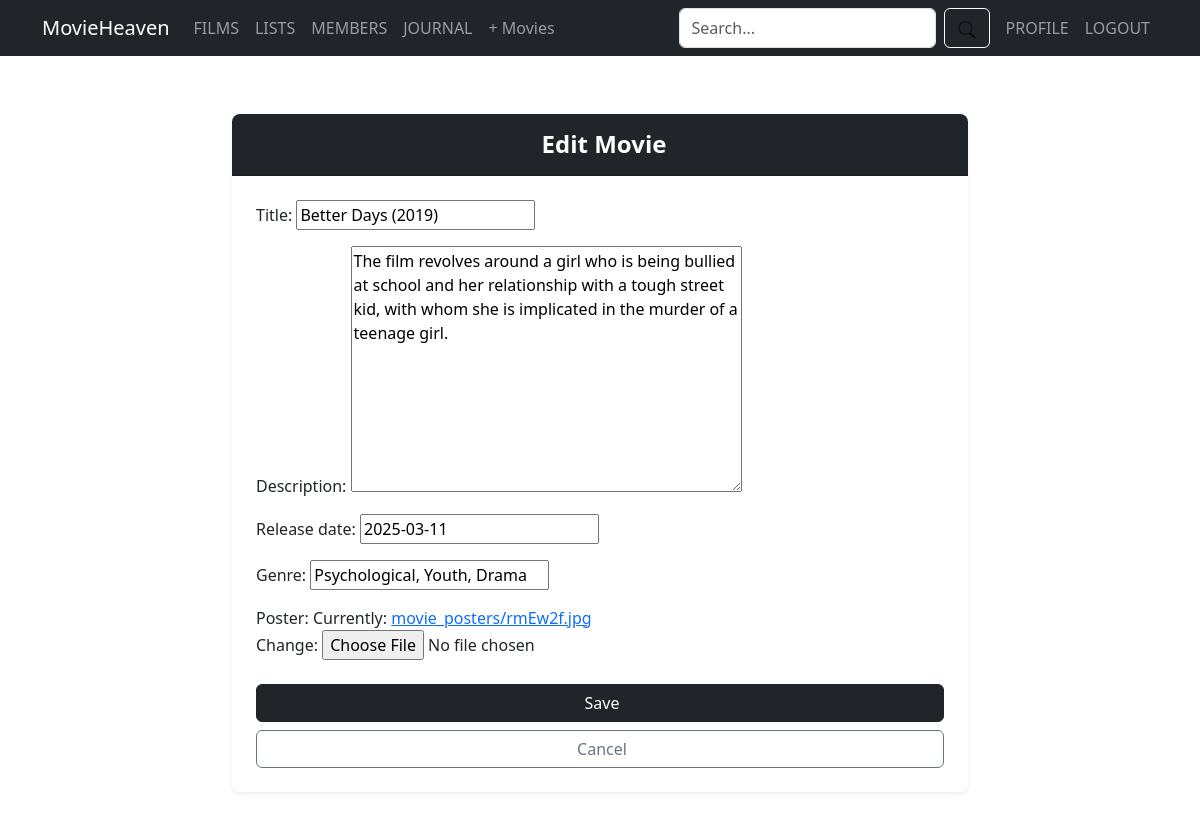
Screenshot of /film/6/edit (signed in) with the database file from the repository.
### movie/models.py (models this page shows, shortened)
class Movie(models.Model):
    title= models.CharField(max_length=200)
    description= models.TextField()
    release_date = models.DateField()
    genre = models.CharField(max_length=100)
    poster = models.ImageField(upload_to='movie_posters/')
    def get_absolute_url(self):
        return reverse('film_detail', kwargs={'pk':self.pk})

### movie/views.py (the view, shortened to what this page needs)
# urls.py: path('film/<int:pk>/edit',MovieUpdateView.as_view(),name='movie-edit')
class MovieUpdateView(UserPassesTestMixin, UpdateView):
    model=Movie
    fields='__all__'
    template_name= 'movie/movie_edit.html'
    def test_func(self):
        return self.request.user.is_superuser  #returns true giving permission to superuseronly

### movie/templates/movie/movie_edit.html (shortened to what this page needs)
{% extends 'movie/base.html' %}
{% load static %}
{% block content %}
<div class="container py-4">
    <div class="row justify-content-center">
        <div class="col-lg-8 col-md-10">
            <div class="card border-0 shadow-sm rounded-3 overflow-hidden">
                <div class="card-header bg-dark text-white py-3">
                    <h1 class="h4 mb-0 text-center fw-bold">
                         Edit Movie
                    </h1>
                </div>
                <div class="card-body p-4">
                    <form method="POST" enctype="multipart/form-data">
                        {{ form.as_p }}
                        <div class="d-grid gap-2 mt-4">
                            <button type="submit" class="btn btn-dark">
                                 Save
                            </button>
                            <a href="{{movie.get_absolute_url}}" class="btn btn-outline-secondary">
                                 Cancel
                            </a>
                        </div>
                    </form>
                </div>
            </div>
        </div>
    </div>
</div>
{% endblock %}

### movie/templates/movie/base.html (style rules this page uses)
body { font-family: 'Roboto', sans-serif; }

### rows the page displays
Movie: title "Better Days (2019)", description "The film revolves around a girl who is being bullied at school and her relationship with a tough street kid, with whom she is implicated in the murder of a teenage girl.", release_date "2025-03-11", genre "Psychological, Youth, Drama"
